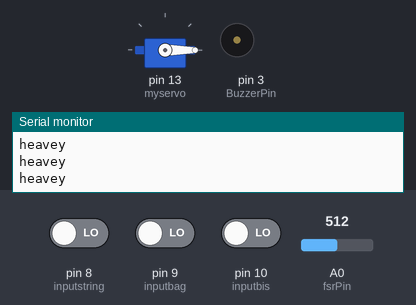
The sketch below on a simulated Arduino Uno, built with avr-gcc and run on an emulated ATmega328P. Parts: servo, buzzer (waves = sounding), the last lines printed to the serial monitor. Inputs (shaded band) come from the test bench; at power-on: pin 9 (inputbag) LOW, pin 10 (inputbis) LOW, A0 (fsrPin) = 512, pin 8 (inputstring) LOW.

Above: at 1.2 s.
1.3 s: pin 9 (inputbag) driven HIGH
At 2.3 s:
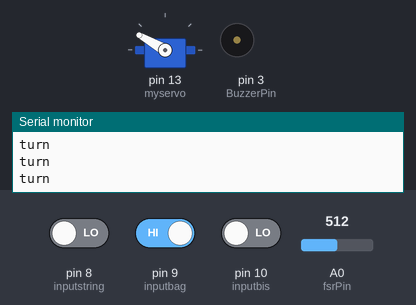
2.8 s: pin 10 (inputbis) driven HIGH
At 3.3 s:
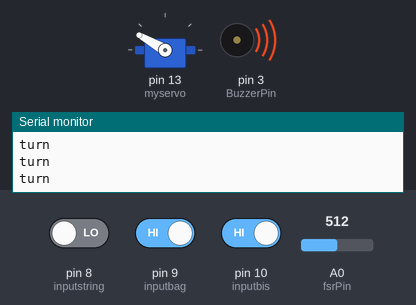
4.3 s: pin 9 (inputbag) driven LOW
At 5.5 s:
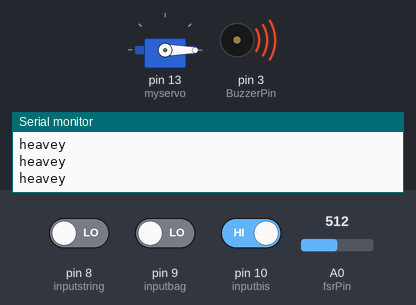
5.8 s: A0 (fsrPin) set to 3
7.3 s: A0 (fsrPin) set to 0
At 7.8 s:
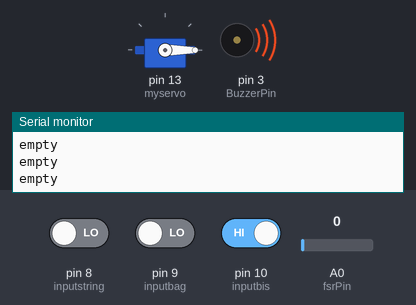
Timing chart, 0 to 10.2 s (numbered marks = the images above; inputs shaded):
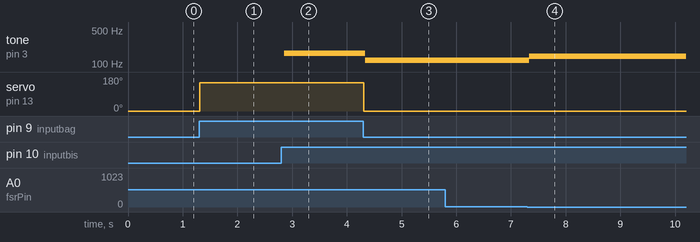

Measured:
- after the input at 1.3 s, servo on pin 13 (myservo): 0° → 150° at once
- after the input at 2.8 s, tone on pin 3 (BuzzerPin): silent → 165 Hz after 0.06 s
- after the input at 4.3 s, tone on pin 3 (BuzzerPin): 165 Hz → 120 Hz at once; servo on pin 13 (myservo): 150° → 0° at once
- after the input at 7.3 s, tone on pin 3 (BuzzerPin): 120 Hz → 144 Hz at once

The sketch:

Arduino.ino
```cpp
#include <Servo.h>
Servo myservo;  // create servo object to control a servo
int angle = 0;    // variable to store the servo position
/*设置每个按键的输入端口号*/
int inputbis = 10;
int inputbag = 9;
int inputstring = 8;
/*设置蜂鸣器输出端口号*/
int BuzzerPin = 3;
int fsrPin = 0;     // A0 接口
int fsrReading;

void setup() {
  Serial.begin(9600);
  myservo.attach(13);
/*设置输入输出端口*/
  pinMode(inputbis, INPUT);
  pinMode(inputbag, INPUT);
  pinMode(inputstring, INPUT);

  pinMode(BuzzerPin, OUTPUT);
}

void loop() {
/*读取端口值到val* */
int valC = digitalRead(inputbis);
int valD = digitalRead(inputbag);
int valE = digitalRead(inputstring);
digitalWrite(BuzzerPin, LOW);
/*按键是否按下 val*，若按下 发声*/
if (valC == HIGH){
/*发出音*/
  digitalWrite(BuzzerPin, HIGH);
  delayMicroseconds(1915);
  digitalWrite(BuzzerPin, LOW);
  delayMicroseconds(1915);
  }
else if (valD == HIGH){

  }
else if (valE == HIGH){
  /*发出音*/
  digitalWrite(BuzzerPin, HIGH);
  delayMicroseconds(1915);
  digitalWrite(BuzzerPin, LOW);
  delayMicroseconds(1915);
  }
/*不发音*/
 else digitalWrite(BuzzerPin, LOW);
 if(valD == LOW){
  fsrReading = analogRead(fsrPin);
  if (fsrReading > 1) {
    Serial.println("heavey");
  }else Serial.println("empty");
  angle = 0;
  myservo.write(angle);
 }
 else{
 Serial.println("turn");
 angle = 150;
 myservo.write(angle);
 }
}
```
